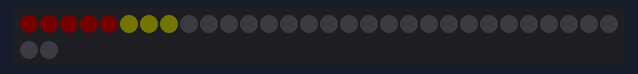
A sketch run on a simulated Arduino Uno, built with avr-gcc and run on an emulated ATmega328P. Shown: 32 RGB LEDs in strip order, left to right, continuing on the next row. Dim RGB values are drawn brighter than linear; random numbers use the default seed unless the sketch sets one; what the sketch prints to the serial monitor is not drawn.

Above: at 4.4 s.
At 6.6 s:
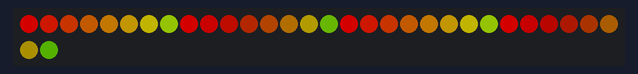
At 13.7 s:
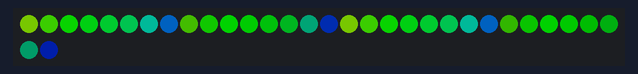
At 20.7 s:
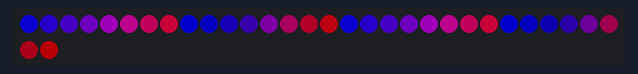
At 27.8 s:
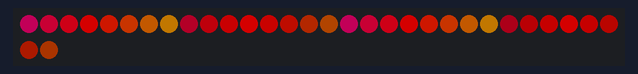
At 34.9 s:
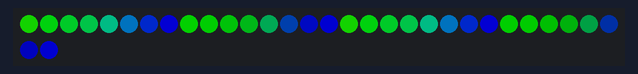

The sketch:

gamma_correction.ino
```cpp
//***************************************************************
// A few different ways to do gamma correction.
//
// The first 8 pixels are un-corrected.  The next sets of
// 8 pixels each use different gamma correction methods.
//
// What is gamma correction you ask? Here's the basics:
// https://learn.adafruit.com/led-tricks-gamma-correction/the-issue
//
//
// Marc Miller, Dec 2021
//***************************************************************

#include "FastLED.h"
#define LED_TYPE LPD8806
#define DATA_PIN 11
#define CLOCK_PIN 13
#define COLOR_ORDER GRB
#define BRIGHTNESS 128  // Of course master brightness effects the look too
#define NUM_LEDS 32
CRGB leds[NUM_LEDS];

const uint8_t fadeRate = 3;  // larger value is slower
uint8_t sat = 240;  // try out different saturations

uint8_t brightness;  // stores animated brightness
uint8_t hue;  // stores current hue
uint8_t hueStep = 10;  // how fast to step thru rainbow
int8_t delta = 1;  // fading up or down

extern const uint8_t gamma8[];


//---------------------------------------------------------------
void setup() {
  Serial.begin(115200);
  delay(3000);  // Startup delay

  FastLED.addLeds<LED_TYPE, DATA_PIN, CLOCK_PIN, COLOR_ORDER>(leds, NUM_LEDS);
  //FastLED.addLeds<LED_TYPE, DATA_PIN, CLOCK_PIN, COLOR_ORDER>(leds, NUM_LEDS).setCorrection( TypicalLEDStrip );

  FastLED.setBrightness(BRIGHTNESS);
  Serial.println("Setup done.\n\n");
}


//---------------------------------------------------------------
void loop() {
  EVERY_N_MILLISECONDS(fadeRate) {
    brightness = brightness + delta;
    if (brightness == 255) {
      delta = -1;
    }
    if (brightness == 0) {
      delta = 1;
      hue = hue + random8(50,129);
    }


    // no gamma correction
    fill_rainbow_hsv(&leds[0], 8, hue, sat, brightness, hueStep);


    // basic cheap and fast gamma like correction, similar to gamma 2.0
    fill_rainbow_hsv(&leds[8], 8, hue, sat, brightness, hueStep);
    for (uint8_t i = 8; i < 16; i++) {
      leds[i].r = dim8_video(leds[i].r);
      leds[i].g = dim8_video(leds[i].g);
      leds[i].b = dim8_video(leds[i].b);
    }


    // use a look up table to adjust the input brightness
    uint8_t lookupBrightness = pgm_read_byte(&gamma8[brightness]);
    fill_rainbow_hsv(&leds[16], 8, hue, sat, lookupBrightness, hueStep);


    // use FastLED's napplyGamma_video
    // see info here:  https://fastled.io/docs/colorutils_8h_source.html (and search for napplyGamma)
    fill_rainbow_hsv(&leds[24], 8, hue, sat, brightness, hueStep);
    napplyGamma_video(&leds[24], 8, 2.5);

  }

  FastLED.show();

  if (brightness == 0 || brightness == 255) {
    delay(1000);  // brief pause and top and bottom
  }

}//end_main_loop


//---------------------------------------------------------------
// This is the gamma lookup for mapping 255 brightness levels
// The lookup table would be similar but have slightly shifted
// numbers for different gammas (gamma 2.0, 2.2, 2.5, etc.)
const uint8_t PROGMEM gamma8[] = {
    0,  0,  0,  0,  0,  0,  0,  0,  0,  0,  0,  0,  0,  0,  0,  0,
    0,  0,  0,  0,  0,  0,  0,  0,  0,  0,  0,  0,  1,  1,  1,  1,
    1,  1,  1,  1,  1,  1,  1,  1,  1,  2,  2,  2,  2,  2,  2,  2,
    2,  3,  3,  3,  3,  3,  3,  3,  4,  4,  4,  4,  4,  5,  5,  5,
    5,  6,  6,  6,  6,  7,  7,  7,  7,  8,  8,  8,  9,  9,  9, 10,
   10, 10, 11, 11, 11, 12, 12, 13, 13, 13, 14, 14, 15, 15, 16, 16,
   17, 17, 18, 18, 19, 19, 20, 20, 21, 21, 22, 22, 23, 24, 24, 25,
   25, 26, 27, 27, 28, 29, 29, 30, 31, 32, 32, 33, 34, 35, 35, 36,
   37, 38, 39, 39, 40, 41, 42, 43, 44, 45, 46, 47, 48, 49, 50, 50,
   51, 52, 54, 55, 56, 57, 58, 59, 60, 61, 62, 63, 64, 66, 67, 68,
   69, 70, 72, 73, 74, 75, 77, 78, 79, 81, 82, 83, 85, 86, 87, 89,
   90, 92, 93, 95, 96, 98, 99,101,102,104,105,107,109,110,112,114,
  115,117,119,120,122,124,126,127,129,131,133,135,137,138,140,142,
  144,146,148,150,152,154,156,158,160,162,164,167,169,171,173,175,
  177,180,182,184,186,189,191,193,196,198,200,203,205,208,210,213,
  215,218,220,223,225,228,231,233,236,239,241,244,247,249,252,255 };


//---------------------------------------------------------------
// custom fill_rainbow function that takes h,s,v input
void fill_rainbow_hsv( struct CRGB * pFirstLED, int numToFill,
                      uint8_t initialhue, uint8_t initialsat,
                      uint8_t initialval, uint8_t deltahue )
{
    CHSV hsv;
    hsv.hue = initialhue;
    hsv.sat = initialsat;
    hsv.val = initialval;
    for( int i = 0; i < numToFill; i++) {
        pFirstLED[i] = hsv;
        hsv.hue += deltahue;
    }
}


//---------------------------------------------------------------
```
